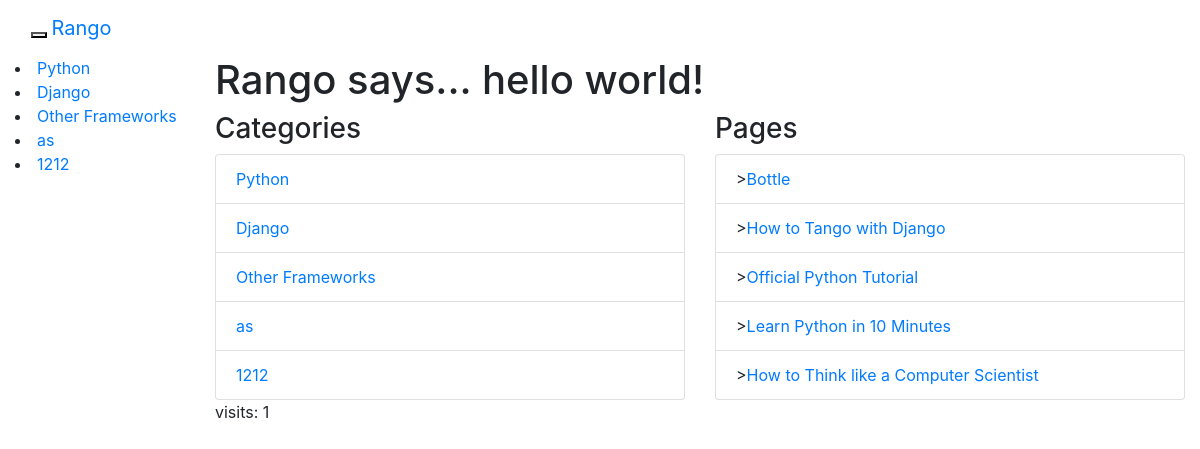
Screenshot of /rango/ with the database file from the repository.
### rango/models.py (models this page shows, shortened)
class Category(models.Model):
        name = models.CharField(max_length=128, unique=True)
        views = models.IntegerField(default=0)
        likes = models.IntegerField(default=0)
        slug = models.SlugField()

class Page(models.Model):
    category = models.ForeignKey(Category)
    title = models.CharField(max_length=128)
    url = models.URLField()
    views = models.IntegerField(default=0)

### rango/views.py (the view)
def index(request):
    category_list = Category.objects.order_by('-likes')[:5]
    page_list = Page.objects.order_by('-views')[:5]
    context_dict = {'categories': category_list, 'pages': page_list}
    visits = request.session.get('visits')
    if not visits:
        visits = 1
    reset_last_visit_time = False
    last_visit = request.session.get('last_visit')
    if last_visit:
        last_visit_time = datetime.strptime(last_visit[:-7], "%Y-%m-%d %H:%M:%S")
        if (datetime.now() - last_visit_time).seconds > 0:
            visits = visits + 1
            reset_last_visit_time = True
    else:
        reset_last_visit_time = True
    if reset_last_visit_time:
        request.session['last_visit'] = str(datetime.now())
        request.session['visits'] = visits
    context_dict['visits'] = visits
    response = render(request,'rango/index.html', context_dict)
    return response

### rango/templatetags/rango_extras.py (called while the page is built)
@register.inclusion_tag('rango/cats.html')
def get_category_list(cat=None):
    return {'cats': Category.objects.all(), 'act_cat': cat}

### templates/rango/index.html (shortened to what this page needs)
{% extends 'rango/base.html' %}
{% load staticfiles %}
        {% block body_block %}
{% if user.is_authenticated %}
    <div class="page-header">
                <h1>Rango says... hello {{ user.username }}!</h1>
            {% else %}
                <h1>Rango says... hello world!</h1>
            {% endif %}
</div>
         <div class="row placeholders">
            <div class="col-xs-12 col-sm-6 placeholder">
                <div class="panel panel-primary">
    <div class="panel-heading">
            <h3 class="panel-title">Categories</h3>
    </div>
</div>
              {% if categories %}
                    <ul class="list-group">
                        {% for category in categories %}
                         <li class="list-group-item"><a href="{% url 'category'  category.slug %}">{{ category.name }}</a></li>
                        {% endfor %}
                    </ul>
                {% else %}
                    <strong>There are no categories present.</strong>
                {% endif %}
            </div>
            <div class="col-xs-12 col-sm-6 placeholder">
              <div class="panel panel-primary">
            <div class="panel-heading">
                    <h3 class="panel-title">Pages</h3>
            </div>
    </div>
                {% if pages %}
                    <ul class="list-group">
                        {% for page in pages %}
                         <li class="list-group-item">><a href="{{page.url}}">{{ page.title }}</a></li>
                        {% endfor %}
                    </ul>
                {% else %}
                    <strong>There are no categories present.</strong>
                {% endif %}
            </div>
          </div>
       <p> visits: {{ visits }}</p>
        {% endblock %}

### templates/rango/cats.html
{% for c in cats %}
    {% if c == act_cat %} <li class="active"><a href="#">1 <span class="sr-only">(current)</span></a>> {% else  %} <li>{% endif %}
            <a href="{% url 'category'  c.slug %}">{{ c.name }}</a></li>
{% endfor %}

### rows the page displays
Category: name "Python"
Category: name "Django"
Category: name "Other Frameworks"
Category: name "as"
Category: name "1212"
Page: title "Bottle"
Page: title "How to Tango with Django"
Page: title "Official Python Tutorial"
Page: title "Learn Python in 10 Minutes"
Page: title "How to Think like a Computer Scientist"

### other values shown
{{ visits }} "1"
